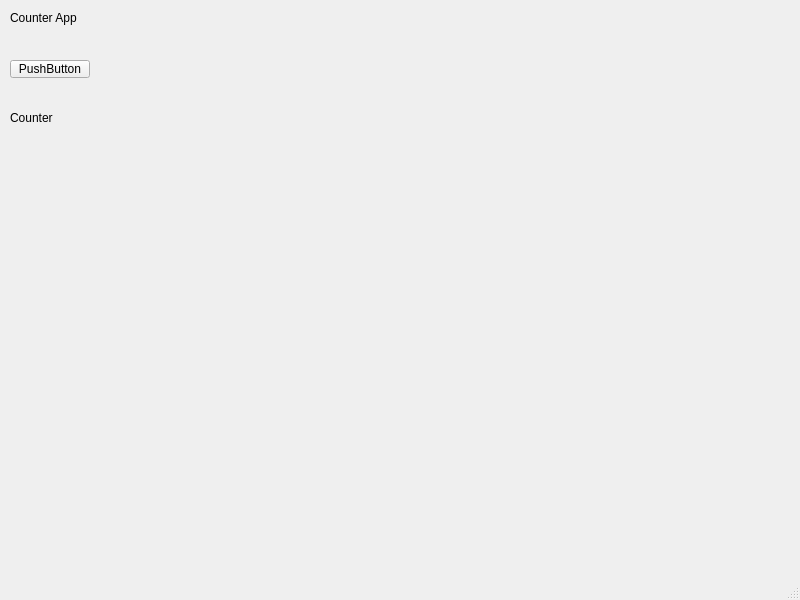
<?xml version="1.0" encoding="UTF-8"?>
<ui version="4.0">
 <class>MainWindow</class>
 <widget class="QMainWindow" name="MainWindow">
  <property name="geometry">
   <rect>
    <x>0</x>
    <y>0</y>
    <width>800</width>
    <height>600</height>
   </rect>
  </property>
  <property name="windowTitle">
   <string>MainWindow</string>
  </property>
  <widget class="QWidget" name="centralwidget">
   <widget class="QLabel" name="label">
    <property name="geometry">
     <rect>
      <x>10</x>
      <y>10</y>
      <width>71</width>
      <height>16</height>
     </rect>
    </property>
    <property name="text">
     <string>Counter App</string>
    </property>
   </widget>
   <widget class="QPushButton" name="pushButton">
    <property name="geometry">
     <rect>
      <x>10</x>
      <y>60</y>
      <width>80</width>
      <height>18</height>
     </rect>
    </property>
    <property name="text">
     <string>PushButton</string>
    </property>
   </widget>
   <widget class="QLabel" name="label_2">
    <property name="geometry">
     <rect>
      <x>10</x>
      <y>110</y>
      <width>51</width>
      <height>16</height>
     </rect>
    </property>
    <property name="text">
     <string>Counter</string>
    </property>
   </widget>
   <widget class="QWidget" name="widget" native="true">
    <property name="geometry">
     <rect>
      <x>-1</x>
      <y>170</y>
      <width>761</width>
      <height>241</height>
     </rect>
    </property>
   </widget>
  </widget>
  <widget class="QMenuBar" name="menubar">
   <property name="geometry">
    <rect>
     <x>0</x>
     <y>0</y>
     <width>800</width>
     <height>21</height>
    </rect>
   </property>
  </widget>
  <widget class="QStatusBar" name="statusbar"/>
 </widget>
 <resources/>
 <connections/>
</ui>
